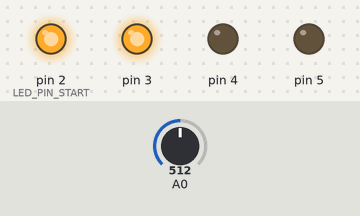
Bench run of a program on a simulated Arduino Uno, built with avr-gcc and run on an emulated ATmega328P. Shown: output pins drawn as LEDs (lit = HIGH). The test bench sets the inputs (shaded band); at power-on: A0 = 512.

Above: at 1.2 s.
1.3 s: A0 set to 504
At 1.6 s:
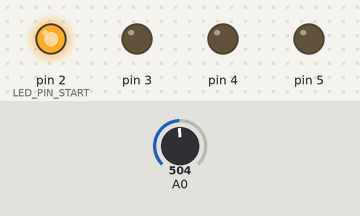
2.8 s: A0 set to 268
4.3 s: A0 set to 242
At 5.1 s:
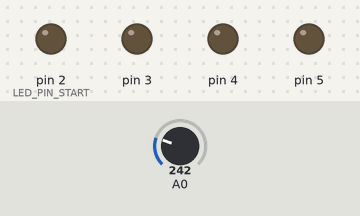
5.8 s: A0 set to 900
At 6.2 s:
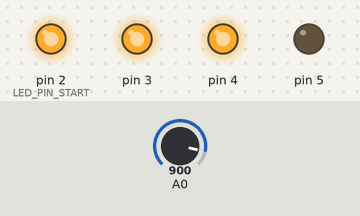
7.3 s: A0 set to 921
8.8 s: A0 set to 941
At 9.7 s:
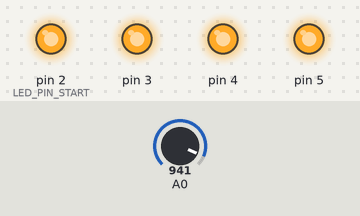
Timing chart, 0 to 11.3 s (numbered marks = the images above; inputs shaded):
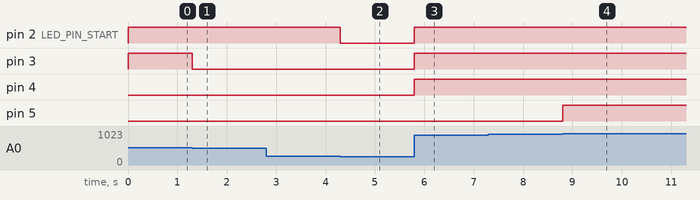

Measured:
- the behaviour switches between 512 and 511 on A0 (found by bisection; images 0 and 1)
- the behaviour switches between 256 and 255 on A0 (found by bisection; images 1 and 2)
- the behaviour switches between 930 and 931 on A0 (found by bisection; images 3 and 4)
- after the input at 1.3 s, pin 3: HIGH → LOW at once
- after the input at 2.8 s, every drawn part: stays the same
- after the input at 4.3 s, pin 2 (LED_PIN_START): HIGH → LOW at once
- after the input at 5.8 s, pin 2 (LED_PIN_START), pin 3, pin 4: LOW → HIGH at once
- after the input at 7.3 s, every drawn part: stays the same
- after the input at 8.8 s, pin 5: LOW → HIGH at once

The program:

main.cpp
```cpp
#include <Arduino.h>

#define LED_PIN_START 2
#define LED_COUNT 4
#define LED_ON 1
#define LED_OFF 0


int adc_val = 0;

void setup() {
   pinMode(A0, INPUT);
   for (int i = 0; i < LED_COUNT; i++)
   {
     pinMode(LED_PIN_START + i, OUTPUT);
   }
}

void loop() {
  int val = analogRead(A0);
  adc_val = map(val, 0, 1023, 0, 100);
   for (int i = 0; i < LED_COUNT; i++) {
     if (adc_val > 90 && i == 3)
     {
        digitalWrite(LED_PIN_START + i, LED_ON);
     }
     else {
      if (adc_val >= (i + 1) * 25)
        {
          digitalWrite(LED_PIN_START + i, LED_ON);
        } else {
          digitalWrite(LED_PIN_START + i, LED_OFF);
        }
     }
   }
}
```
